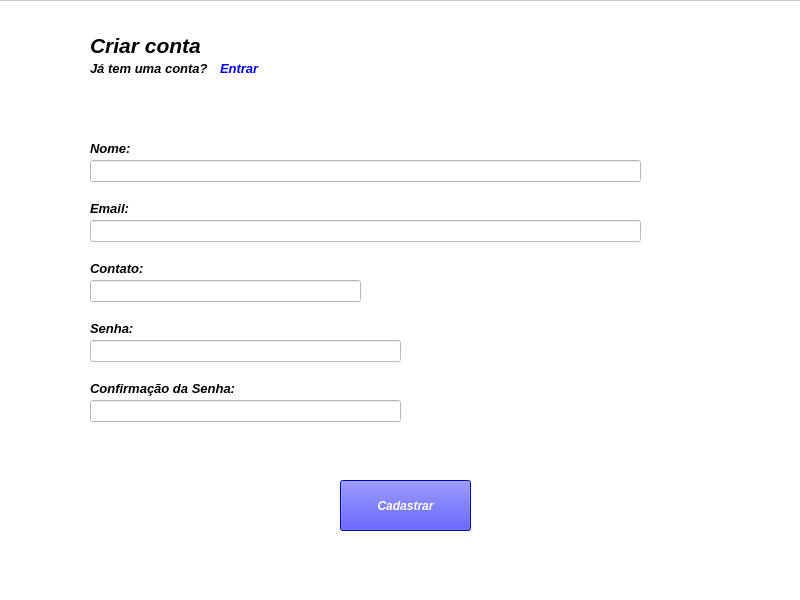
<?xml version="1.0" encoding="UTF-8"?>
<ui version="4.0">
 <class>Tela_Cadastro</class>
 <widget class="QMainWindow" name="Tela_Cadastro">
  <property name="geometry">
   <rect>
    <x>0</x>
    <y>0</y>
    <width>800</width>
    <height>600</height>
   </rect>
  </property>
  <property name="windowTitle">
   <string>MainWindow</string>
  </property>
  <widget class="QWidget" name="centralwidget">
   <widget class="QFrame" name="frame">
    <property name="geometry">
     <rect>
      <x>-10</x>
      <y>0</y>
      <width>811</width>
      <height>601</height>
     </rect>
    </property>
    <property name="font">
     <font>
      <pointsize>12</pointsize>
     </font>
    </property>
    <property name="styleSheet">
     <string notr="true">background-color: rgb(255, 255, 255);</string>
    </property>
    <property name="frameShape">
     <enum>QFrame::Shape::StyledPanel</enum>
    </property>
    <property name="frameShadow">
     <enum>QFrame::Shadow::Raised</enum>
    </property>
    <widget class="QLabel" name="txt_Criar_Conta">
     <property name="geometry">
      <rect>
       <x>100</x>
       <y>30</y>
       <width>161</width>
       <height>31</height>
      </rect>
     </property>
     <property name="font">
      <font>
       <pointsize>16</pointsize>
       <italic>true</italic>
       <bold>true</bold>
      </font>
     </property>
     <property name="text">
      <string>Criar conta</string>
     </property>
    </widget>
    <widget class="QLabel" name="txt_jtemconta">
     <property name="geometry">
      <rect>
       <x>100</x>
       <y>60</y>
       <width>121</width>
       <height>16</height>
      </rect>
     </property>
     <property name="font">
      <font>
       <pointsize>10</pointsize>
       <italic>true</italic>
       <bold>true</bold>
      </font>
     </property>
     <property name="text">
      <string>Já tem uma conta? </string>
     </property>
    </widget>
    <widget class="QLabel" name="link_entrar">
     <property name="geometry">
      <rect>
       <x>230</x>
       <y>60</y>
       <width>71</width>
       <height>16</height>
      </rect>
     </property>
     <property name="font">
      <font>
       <pointsize>10</pointsize>
       <italic>true</italic>
       <bold>true</bold>
      </font>
     </property>
     <property name="styleSheet">
      <string notr="true">color: rgb(0, 0, 255);</string>
     </property>
     <property name="text">
      <string>Entrar</string>
     </property>
    </widget>
    <widget class="QLabel" name="txt_nome">
     <property name="geometry">
      <rect>
       <x>100</x>
       <y>140</y>
       <width>121</width>
       <height>16</height>
      </rect>
     </property>
     <property name="font">
      <font>
       <pointsize>10</pointsize>
       <italic>true</italic>
       <bold>true</bold>
      </font>
     </property>
     <property name="text">
      <string>Nome:</string>
     </property>
    </widget>
    <widget class="QLineEdit" name="line_nome">
     <property name="geometry">
      <rect>
       <x>100</x>
       <y>160</y>
       <width>551</width>
       <height>22</height>
      </rect>
     </property>
    </widget>
    <widget class="QLabel" name="txt_email">
     <property name="geometry">
      <rect>
       <x>100</x>
       <y>200</y>
       <width>121</width>
       <height>16</height>
      </rect>
     </property>
     <property name="font">
      <font>
       <pointsize>10</pointsize>
       <italic>true</italic>
       <bold>true</bold>
      </font>
     </property>
     <property name="text">
      <string>Email:</string>
     </property>
    </widget>
    <widget class="QLineEdit" name="line_email">
     <property name="geometry">
      <rect>
       <x>100</x>
       <y>220</y>
       <width>551</width>
       <height>22</height>
      </rect>
     </property>
    </widget>
    <widget class="QLabel" name="txt_contato">
     <property name="geometry">
      <rect>
       <x>100</x>
       <y>260</y>
       <width>121</width>
       <height>16</height>
      </rect>
     </property>
     <property name="font">
      <font>
       <pointsize>10</pointsize>
       <italic>true</italic>
       <bold>true</bold>
      </font>
     </property>
     <property name="text">
      <string>Contato:</string>
     </property>
    </widget>
    <widget class="QLineEdit" name="line_contato">
     <property name="geometry">
      <rect>
       <x>100</x>
       <y>280</y>
       <width>271</width>
       <height>22</height>
      </rect>
     </property>
    </widget>
    <widget class="QLabel" name="txt_senha">
     <property name="geometry">
      <rect>
       <x>100</x>
       <y>320</y>
       <width>121</width>
       <height>16</height>
      </rect>
     </property>
     <property name="font">
      <font>
       <pointsize>10</pointsize>
       <italic>true</italic>
       <bold>true</bold>
      </font>
     </property>
     <property name="text">
      <string>Senha:</string>
     </property>
    </widget>
    <widget class="QLineEdit" name="line_senha">
     <property name="geometry">
      <rect>
       <x>100</x>
       <y>340</y>
       <width>311</width>
       <height>22</height>
      </rect>
     </property>
    </widget>
    <widget class="QLabel" name="txt_confrimar_senha">
     <property name="geometry">
      <rect>
       <x>100</x>
       <y>380</y>
       <width>151</width>
       <height>16</height>
      </rect>
     </property>
     <property name="font">
      <font>
       <pointsize>10</pointsize>
       <italic>true</italic>
       <bold>true</bold>
      </font>
     </property>
     <property name="text">
      <string>Confirmação da Senha:</string>
     </property>
    </widget>
    <widget class="QLineEdit" name="line_Confirmar_senha">
     <property name="geometry">
      <rect>
       <x>100</x>
       <y>400</y>
       <width>311</width>
       <height>22</height>
      </rect>
     </property>
    </widget>
    <widget class="QLabel" name="label_9">
     <property name="geometry">
      <rect>
       <x>310</x>
       <y>510</y>
       <width>151</width>
       <height>16</height>
      </rect>
     </property>
     <property name="font">
      <font>
       <pointsize>10</pointsize>
       <italic>true</italic>
       <bold>true</bold>
      </font>
     </property>
     <property name="text">
      <string/>
     </property>
    </widget>
    <widget class="QPushButton" name="pushButton_Cadastrar">
     <property name="geometry">
      <rect>
       <x>350</x>
       <y>480</y>
       <width>131</width>
       <height>51</height>
      </rect>
     </property>
     <property name="font">
      <font>
       <italic>true</italic>
       <bold>true</bold>
      </font>
     </property>
     <property name="styleSheet">
      <string notr="true">color: rgb(255, 255, 255);
background-color: rgb(0, 0, 255);</string>
     </property>
     <property name="text">
      <string>Cadastrar</string>
     </property>
    </widget>
   </widget>
  </widget>
 </widget>
 <resources/>
 <connections/>
</ui>
 
